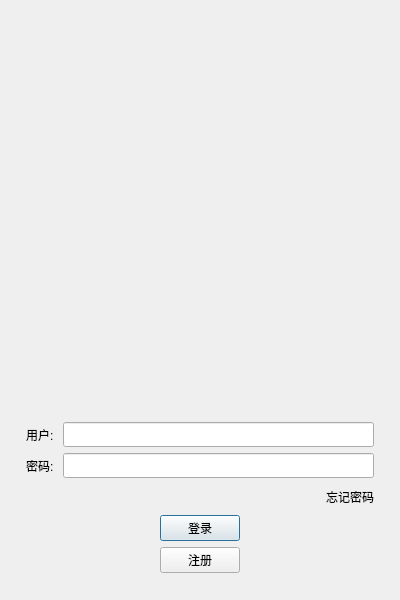
<?xml version="1.0" encoding="UTF-8"?>
<ui version="4.0">
 <class>LoginDialog</class>
 <widget class="QDialog" name="LoginDialog">
  <property name="geometry">
   <rect>
    <x>0</x>
    <y>0</y>
    <width>400</width>
    <height>600</height>
   </rect>
  </property>
  <property name="sizePolicy">
   <sizepolicy hsizetype="Preferred" vsizetype="Preferred">
    <horstretch>0</horstretch>
    <verstretch>0</verstretch>
   </sizepolicy>
  </property>
  <property name="windowTitle">
   <string>Dialog</string>
  </property>
  <layout class="QVBoxLayout" name="verticalLayout_2">
   <item>
    <layout class="QVBoxLayout" name="verticalLayout">
     <property name="spacing">
      <number>0</number>
     </property>
     <property name="leftMargin">
      <number>5</number>
     </property>
     <property name="topMargin">
      <number>5</number>
     </property>
     <property name="rightMargin">
      <number>5</number>
     </property>
     <property name="bottomMargin">
      <number>6</number>
     </property>
     <item>
      <widget class="QWidget" name="widget" native="true">
       <property name="minimumSize">
        <size>
         <width>0</width>
         <height>0</height>
        </size>
       </property>
       <layout class="QGridLayout" name="gridLayout_2">
        <property name="leftMargin">
         <number>5</number>
        </property>
        <property name="topMargin">
         <number>5</number>
        </property>
        <property name="rightMargin">
         <number>5</number>
        </property>
        <property name="bottomMargin">
         <number>5</number>
        </property>
        <item row="0" column="0">
         <layout class="QGridLayout" name="gridLayout">
          <property name="leftMargin">
           <number>5</number>
          </property>
          <property name="topMargin">
           <number>5</number>
          </property>
          <property name="rightMargin">
           <number>5</number>
          </property>
          <property name="bottomMargin">
           <number>5</number>
          </property>
          <property name="spacing">
           <number>6</number>
          </property>
          <item row="0" column="0">
           <widget class="QLabel" name="label">
            <property name="sizePolicy">
             <sizepolicy hsizetype="Expanding" vsizetype="Expanding">
              <horstretch>0</horstretch>
              <verstretch>0</verstretch>
             </sizepolicy>
            </property>
            <property name="maximumSize">
             <size>
              <width>16777215</width>
              <height>16777215</height>
             </size>
            </property>
            <property name="text">
             <string/>
            </property>
            <property name="pixmap">
             <pixmap resource="resources.qrc">:/icons/login.png</pixmap>
            </property>
            <property name="scaledContents">
             <bool>true</bool>
            </property>
           </widget>
          </item>
         </layout>
        </item>
       </layout>
      </widget>
     </item>
     <item>
      <widget class="QWidget" name="widget_2" native="true">
       <layout class="QGridLayout" name="gridLayout_4">
        <property name="leftMargin">
         <number>5</number>
        </property>
        <property name="topMargin">
         <number>5</number>
        </property>
        <property name="rightMargin">
         <number>5</number>
        </property>
        <property name="bottomMargin">
         <number>5</number>
        </property>
        <item row="0" column="0">
         <layout class="QVBoxLayout" name="verticalLayout_3">
          <property name="leftMargin">
           <number>5</number>
          </property>
          <property name="topMargin">
           <number>5</number>
          </property>
          <property name="rightMargin">
           <number>5</number>
          </property>
          <property name="bottomMargin">
           <number>5</number>
          </property>
          <item>
           <layout class="QHBoxLayout" name="horizontalLayout">
            <item>
             <widget class="QLabel" name="userLabel">
              <property name="minimumSize">
               <size>
                <width>0</width>
                <height>25</height>
               </size>
              </property>
              <property name="text">
               <string>用户: </string>
              </property>
             </widget>
            </item>
            <item>
             <widget class="QLineEdit" name="userLineEdit">
              <property name="minimumSize">
               <size>
                <width>0</width>
                <height>25</height>
               </size>
              </property>
             </widget>
            </item>
           </layout>
          </item>
          <item>
           <layout class="QHBoxLayout" name="horizontalLayout_3">
            <item>
             <widget class="QLabel" name="pwdLabel">
              <property name="minimumSize">
               <size>
                <width>0</width>
                <height>25</height>
               </size>
              </property>
              <property name="text">
               <string>密码: </string>
              </property>
             </widget>
            </item>
            <item>
             <widget class="QLineEdit" name="pwdLineEdit">
              <property name="minimumSize">
               <size>
                <width>0</width>
                <height>25</height>
               </size>
              </property>
             </widget>
            </item>
           </layout>
          </item>
          <item>
           <layout class="QHBoxLayout" name="horizontalLayout_4">
            <item>
             <spacer name="horizontalSpacer">
              <property name="orientation">
               <enum>Qt::Horizontal</enum>
              </property>
              <property name="sizeHint" stdset="0">
               <size>
                <width>40</width>
                <height>20</height>
               </size>
              </property>
             </spacer>
            </item>
            <item>
             <widget class="QLabel" name="fgtPwdLabel">
              <property name="sizePolicy">
               <sizepolicy hsizetype="Fixed" vsizetype="Fixed">
                <horstretch>0</horstretch>
                <verstretch>0</verstretch>
               </sizepolicy>
              </property>
              <property name="minimumSize">
               <size>
                <width>0</width>
                <height>25</height>
               </size>
              </property>
              <property name="maximumSize">
               <size>
                <width>16777215</width>
                <height>16777215</height>
               </size>
              </property>
              <property name="text">
               <string>忘记密码</string>
              </property>
             </widget>
            </item>
           </layout>
          </item>
          <item>
           <layout class="QHBoxLayout" name="horizontalLayout_5">
            <item>
             <spacer name="horizontalSpacer_2">
              <property name="orientation">
               <enum>Qt::Horizontal</enum>
              </property>
              <property name="sizeHint" stdset="0">
               <size>
                <width>40</width>
                <height>20</height>
               </size>
              </property>
             </spacer>
            </item>
            <item>
             <widget class="QPushButton" name="loginBt">
              <property name="minimumSize">
               <size>
                <width>0</width>
                <height>25</height>
               </size>
              </property>
              <property name="text">
               <string>登录</string>
              </property>
             </widget>
            </item>
            <item>
             <spacer name="horizontalSpacer_3">
              <property name="orientation">
               <enum>Qt::Horizontal</enum>
              </property>
              <property name="sizeHint" stdset="0">
               <size>
                <width>40</width>
                <height>20</height>
               </size>
              </property>
             </spacer>
            </item>
           </layout>
          </item>
          <item>
           <layout class="QHBoxLayout" name="horizontalLayout_6">
            <item>
             <spacer name="horizontalSpacer_4">
              <property name="orientation">
               <enum>Qt::Horizontal</enum>
              </property>
              <property name="sizeHint" stdset="0">
               <size>
                <width>40</width>
                <height>20</height>
               </size>
              </property>
             </spacer>
            </item>
            <item>
             <widget class="QPushButton" name="regsBt">
              <property name="minimumSize">
               <size>
                <width>0</width>
                <height>25</height>
               </size>
              </property>
              <property name="text">
               <string>注册</string>
              </property>
             </widget>
            </item>
            <item>
             <spacer name="horizontalSpacer_5">
              <property name="orientation">
               <enum>Qt::Horizontal</enum>
              </property>
              <property name="sizeHint" stdset="0">
               <size>
                <width>40</width>
                <height>20</height>
               </size>
              </property>
             </spacer>
            </item>
           </layout>
          </item>
         </layout>
        </item>
       </layout>
      </widget>
     </item>
    </layout>
   </item>
  </layout>
 </widget>
 <resources>
  <include location="resources.qrc"/>
 </resources>
 <connections/>
</ui>
